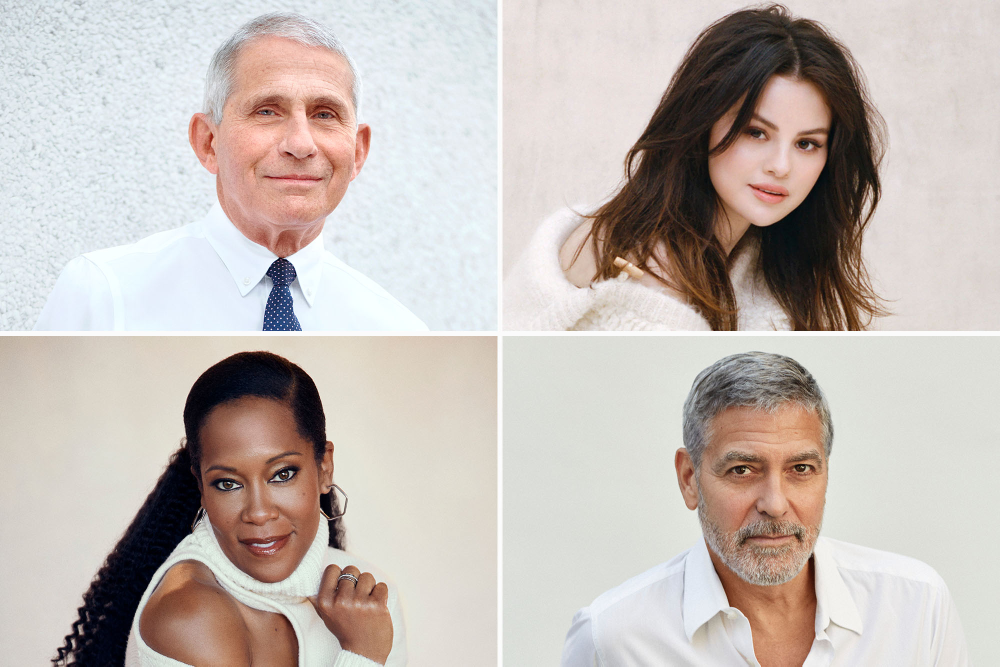
#> input picture Project 1/Resource/people.jpg, 2000 x 1333 px (shown at 1/2 size)
$ python main_9.py
#> lines starting #> are read from the running program, lines starting #| are printed output that depends on the picture; after the words box and inside, x2 and y2 are one past the last pixel; in counts of white or black regions, pixels touching at a corner belong together
import cv2

faceCascade = cv2.CascadeClassifier("../Resource/haarcascade_frontalface_default.xml")

img = cv2.imread('../Resource/people.jpg')
#> img is the input picture: shape (1333, 2000, 3); mean B, G, R 182.7, 187.9, 196.9

imgGray = cv2.cvtColor(img, cv2.COLOR_BGR2GRAY)
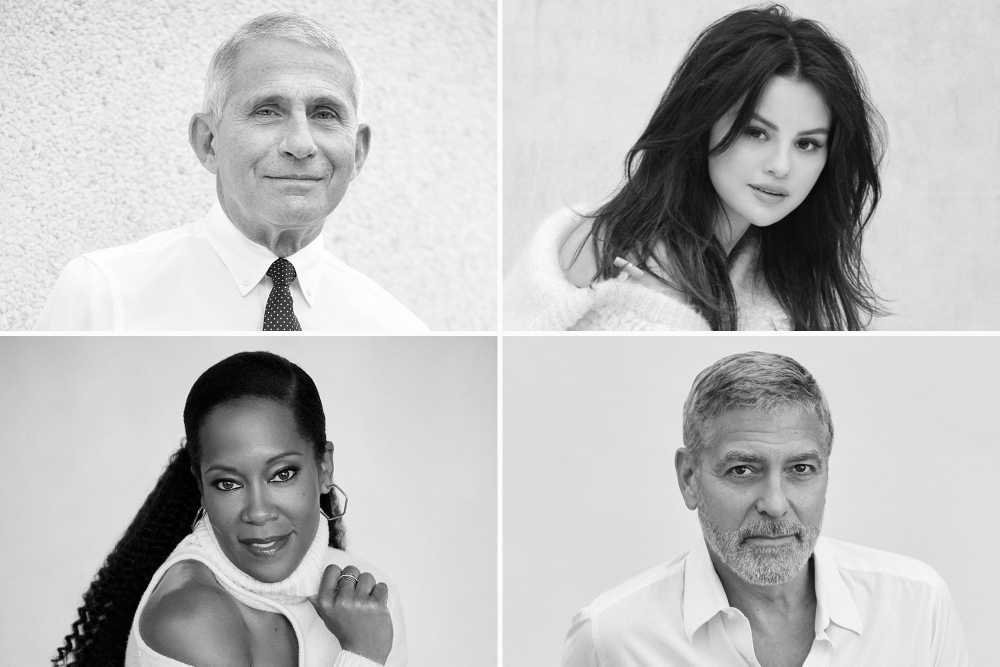
#> imgGray: shape (1333, 2000) (shown at 1/2 size); min 0, max 255, mean 190

faces = faceCascade.detectMultiScale(imgGray, 1.2, 4)
#> faces = [[1438, 187, 249, 249], [377, 852, 275, 275], [1373, 813, 338, 338], [425, 94, 342, 342]]

for (x, y, w, h) in faces:
    cv2.rectangle(img, (x, y), ((x+w), (y+h)), (255,0,0), 2)
#> this loop made 4 passes
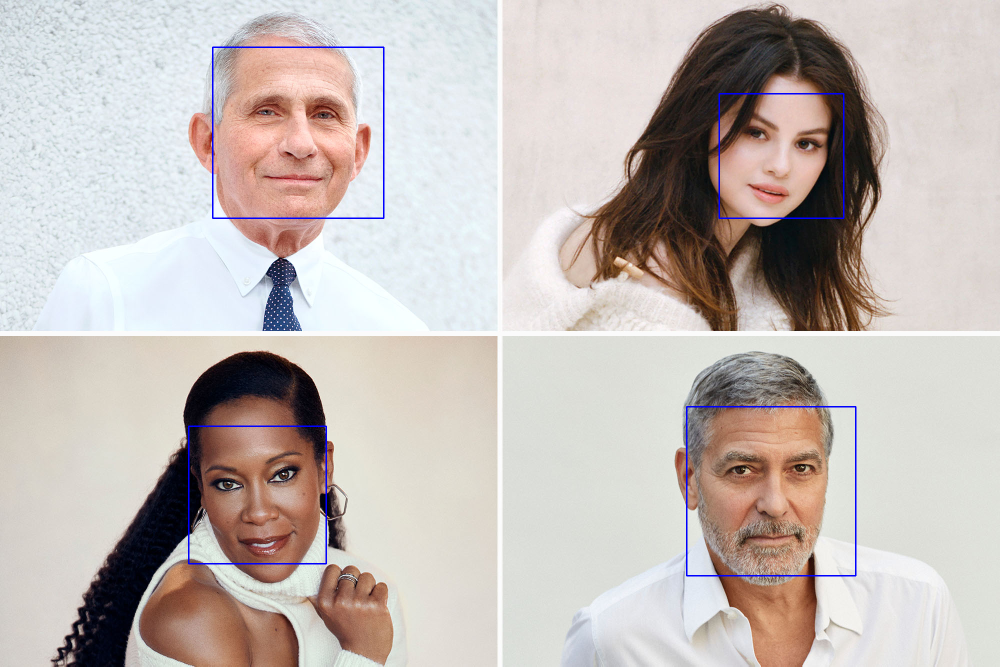
#> img: shape (1333, 2000, 3) (shown at 1/2 size); 0.54% of pixels changed, all inside (x1, y1, x2, y2) = (376, 93, 1713, 1153)

imgResize = cv2.resize(img, (0,0), None, 0.5, 0.5)
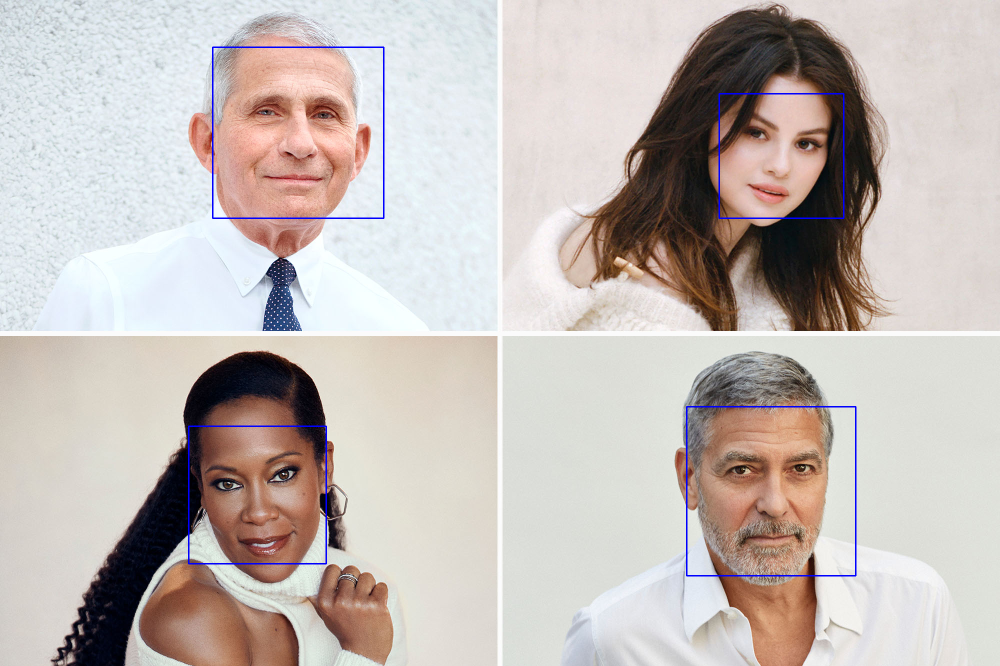
#> imgResize: shape (666, 1000, 3); mean B, G, R 183.4, 187.2, 196.1
cv2.imshow("Result", imgResize)
cv2.waitKey(0)

$ run again, with Project 1/Resource/1.jpg copied over Project 1/Resource/people.jpg
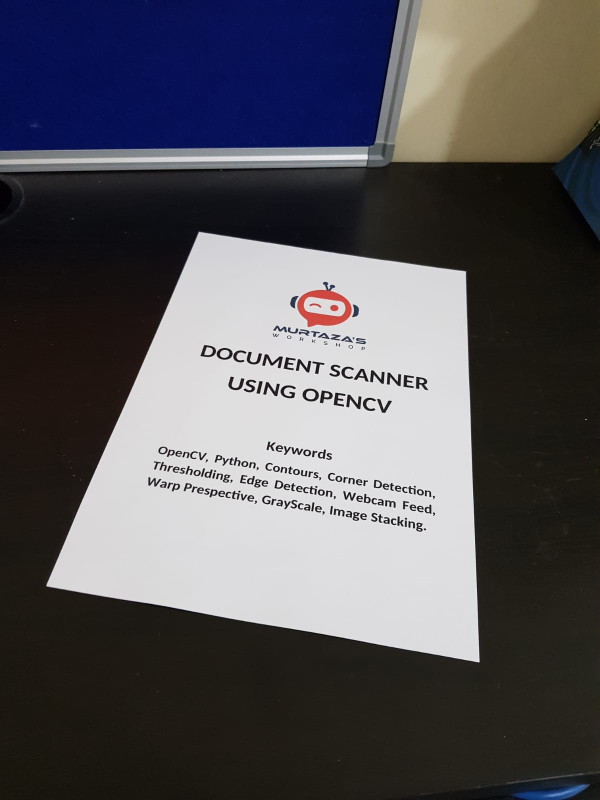
#> input picture Project 1/Resource/1.jpg, 1200 x 1600 px (shown at 1/2 size)
#> img is the input picture: shape (1600, 1200, 3); mean B, G, R 89.7, 85.2, 86.8
#> `imgGray = cv2.cvtColor(img, cv2.COLOR_BGR2GRAY)`:
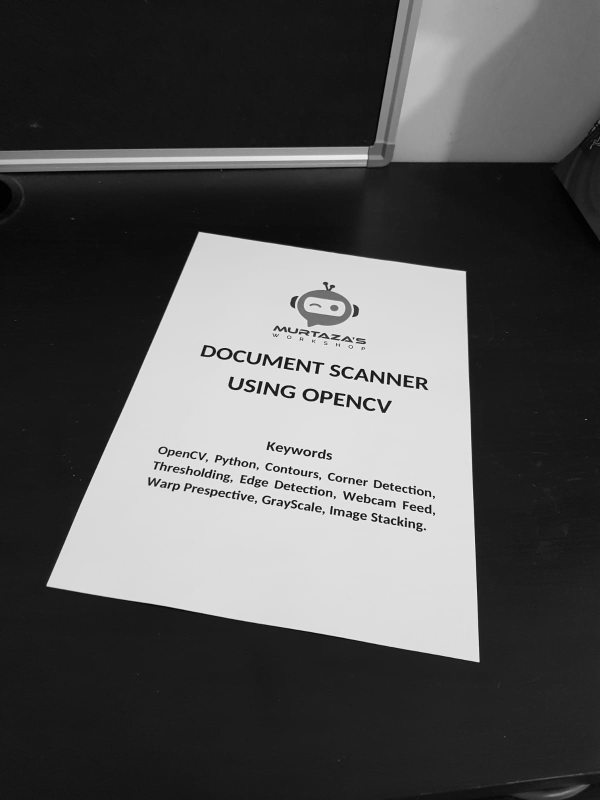
#> imgGray: shape (1600, 1200) (shown at 1/2 size); min 0, max 255, mean 86.2
#> faces = ()
#> `imgResize = cv2.resize(img, (0,0), None, 0.5, 0.5)`:
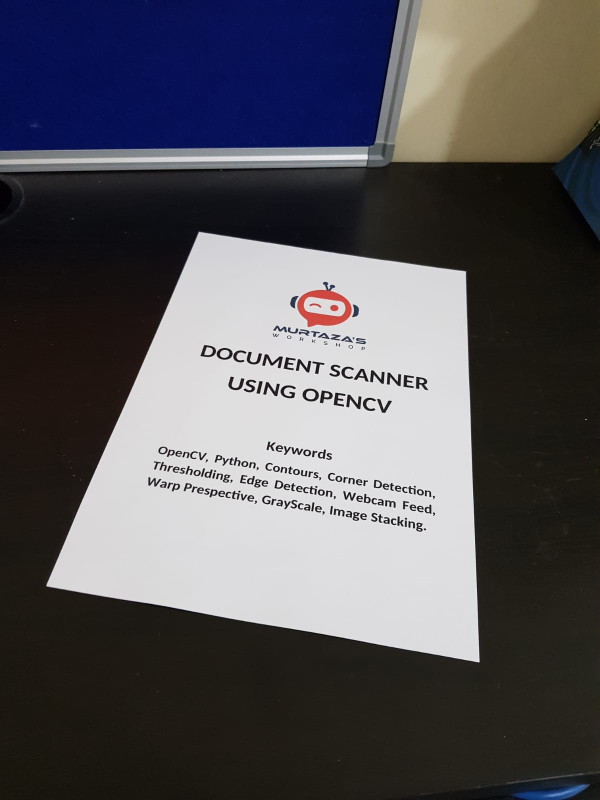
#> imgResize: shape (800, 600, 3); mean B, G, R 89.8, 85.3, 86.9

$ run again, with Project 1/Resource/Thumbnail.jpg copied over Project 1/Resource/people.jpg
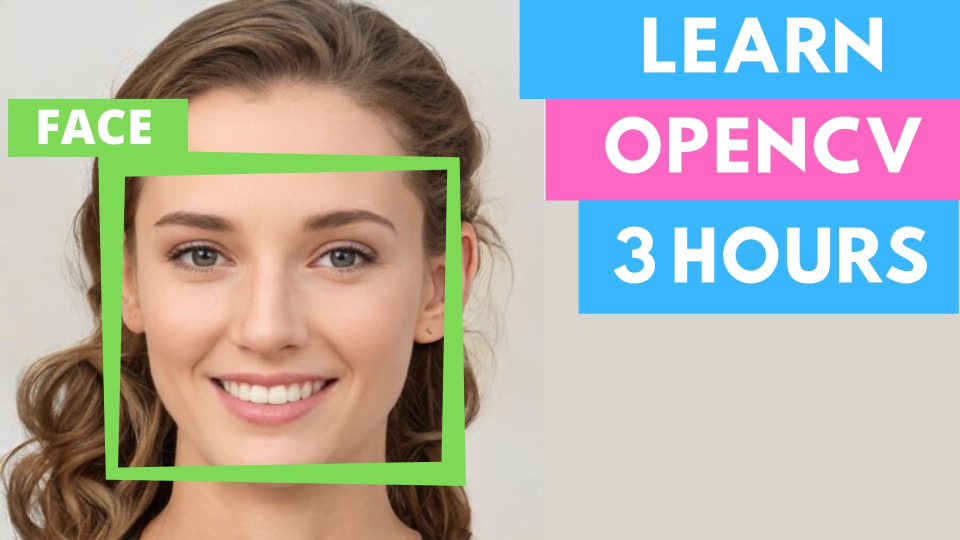
#> input picture Project 1/Resource/Thumbnail.jpg, 1920 x 1080 px (shown at 1/2 size)
#> img is the input picture: shape (1080, 1920, 3); mean B, G, R 170.7, 172.7, 174.1
#> `imgGray = cv2.cvtColor(img, cv2.COLOR_BGR2GRAY)`:
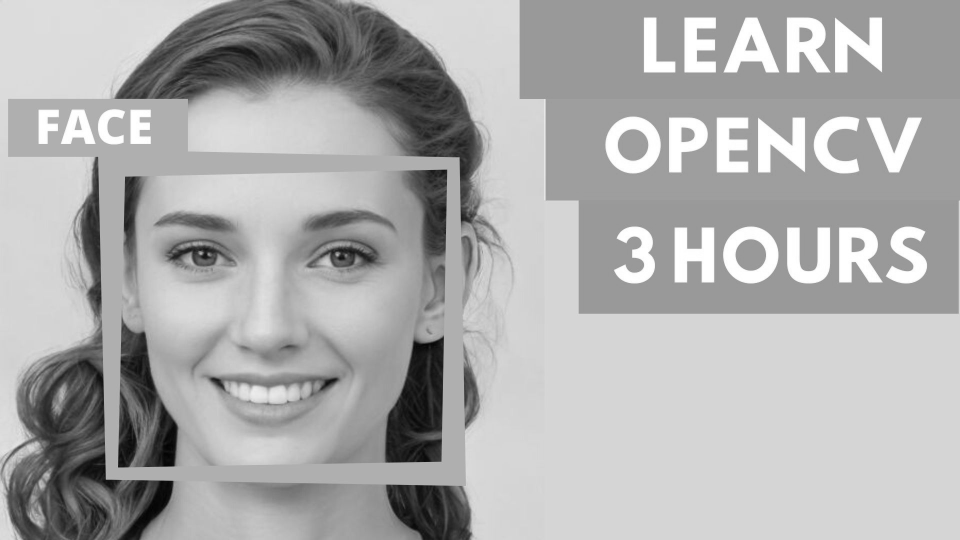
#> imgGray: shape (1080, 1920) (shown at 1/2 size); min 1, max 255, mean 172.9
#> faces = [[171, 217, 740, 740]]
#> the loop `for (x, y, w, h) in faces:` made 1 pass
#> `imgResize = cv2.resize(img, (0,0), None, 0.5, 0.5)`:
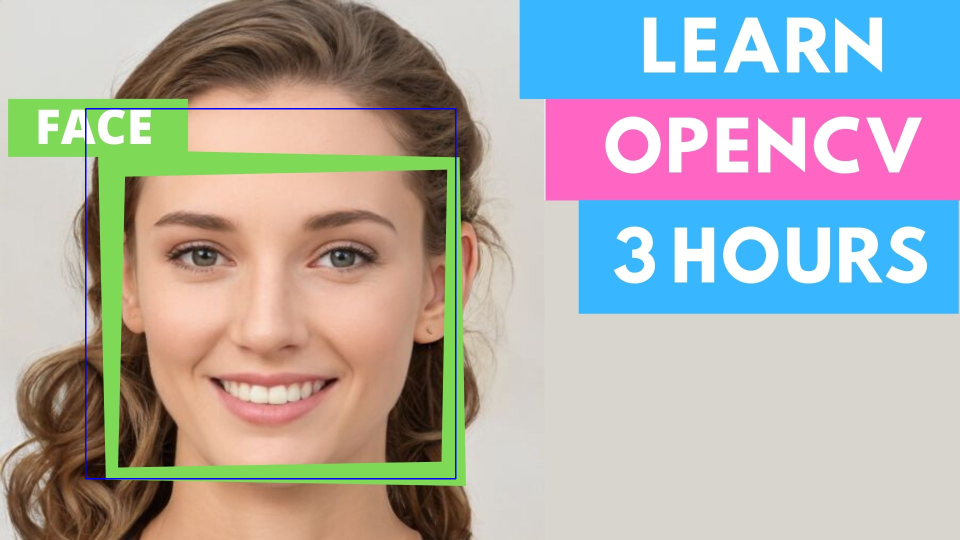
#> imgResize: shape (540, 960, 3); mean B, G, R 171.5, 172, 173.6
